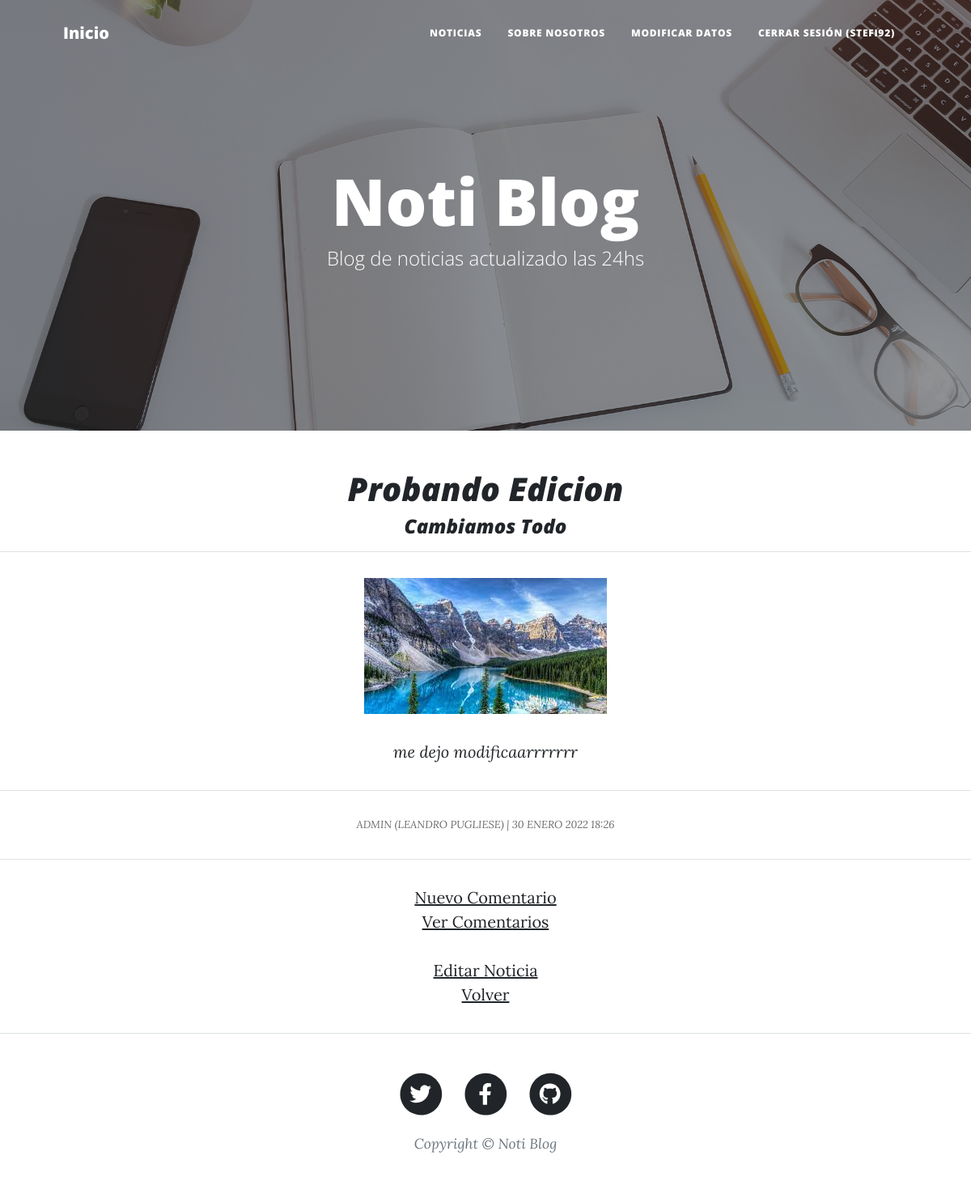
The app's page /PlayApp/admin-probando-permisos/ (signed in) with its own data.
### PlayApp/models.py (models this page shows, shortened)
class Usuario(AbstractBaseUser):
    TIPO_USUARIO = [
        ("ADMIN","Admin"),
        ("LECTOR","Lector"),
        ("AUTOR","Autor"),
    ]
    username = models.CharField(max_length=40, unique=True)
    nombre = models.CharField(max_length=40)
    apellido = models.CharField(max_length=40)
    email = models.EmailField(max_length=254, verbose_name="email", unique=True)
    tipo = models.CharField(max_length=6, choices=TIPO_USUARIO, default="")
    date_joined = models.DateTimeField(verbose_name="Fecha de Registro", auto_now_add=True)
    last_login = models.DateTimeField(verbose_name="Ultima Conexión", auto_now=True)
    is_admin = models.BooleanField(default=False)
    is_active = models.BooleanField(default=True)
    is_staff = models.BooleanField(default=False)
    is_superuser = models.BooleanField(default=False)
    USERNAME_FIELD = "username" #Buscar si se puede poner que sea nombre de usuario o email, que de la opcion de loguear ocn cualquiera de los dos.
    REQUIRED_FIELDS = ["nombre", "apellido", "email", "tipo"]
    objects = Manager_Usuario()
    def __str__(self):
        return f"{self.username}  ({self.nombre}  {self.apellido})"

class Publicacion(models.Model):
    titulo = models.CharField(max_length=50, null=False, blank=False)
    autor = models.ForeignKey(settings.AUTH_USER_MODEL, on_delete=models.CASCADE)
    subtitulo = models.CharField(max_length=100, null=False, blank=False)
    noticia = RichTextField(max_length=5000)
    imagen = models.ImageField(upload_to=upload_location, null=False, blank=False)
    fecha_publi= models.DateTimeField(auto_now_add=True, verbose_name="fecha publicación")
    fecha_actualizacion = models.DateTimeField(auto_now=True, verbose_name="fecha actualización")
    slug = models.SlugField(blank=True, unique=True)

### PlayApp/views.py (the view)
# urls.py: path("<slug>/", views.detalle_publicacion, name = "Detalle Publicaciones"),
@login_required
def detalle_publicacion(request, slug):
    contexto = {}
    publicacion = get_object_or_404(Publicacion, slug=slug)
    contexto['publicacion'] = publicacion
    return render(request, 'PlayApp/T04.3-publicaciones_detalle.html', contexto)

### PlayApp/Templates/PlayApp/T04.3-publicaciones_detalle.html
{% extends "PlayApp/T01-view.html" %}
{% load static %}
{% block ContenidoTemplate %}
<body style="text-align:center">
    <h1><i>{{ publicacion.titulo }}</i></h1>
    <h4><i>{{ publicacion.subtitulo }}</i></h4>
    <hr/>
    <p><i><img src="http://127.0.0.1:8000/PlayApp{{ publicacion.imagen.url }}" style="max-height:350px"></i></p>
    <p><i>{{ publicacion.noticia|safe }}</i></p>
    <hr/>
    <p style="color:dimgrey; font-size: 13px; text-transform: uppercase;"><i>{{ publicacion.autor }} | {{ publicacion.fecha_publi }}</i></p>
    <hr/>
    <p>
        <a href="{% url 'Crear Comentarios'  %}">Nuevo Comentario</a>
        <br>
        <a href="{% url 'Lista Comentarios'  %}">Ver Comentarios</a>
        <br><br>
        <a href="{% url 'Update Publicaciones' publicacion.slug %}">Editar Noticia</a>
        <br>
        <a href="{% url 'Publicaciones' %}">Volver</a>
    </p>
</body>
{% endblock %}

### PlayApp/Templates/PlayApp/T01-view.html (shortened to what this page needs)
<!DOCTYPE html>
<html lang="es">
    <head>
        {% load static %}
        <link href="{% static 'PlayApp/css/styles.css' %}" rel="stylesheet" />
    </head>
    <body>
        <nav class="navbar navbar-expand-lg navbar-light" id="mainNav">
            <div class="container px-4 px-lg-5">
                <a class="navbar-brand" href="{% url 'Inicio' %}">Inicio</a>
                <div class="collapse navbar-collapse" id="navbarResponsive">
                    <ul class="navbar-nav ms-auto py-4 py-lg-0">
                        <li class="nav-item"><a class="nav-link px-lg-3 py-3 py-lg-4" href="{% url 'Publicaciones' %}">Noticias</a></li>
                        <li class="nav-item"><a class="nav-link px-lg-3 py-3 py-lg-4" href="{% url 'Sobre Nosotros' %}">Sobre Nosotros</a></li>
                        {% if request.user.is_authenticated %}
                            <li class="nav-item"><a class="nav-link px-lg-3 py-3 py-lg-4" href="{% url 'Usuario Update' %}">Modificar Datos</a></li>
                            <li class="nav-item"><a class="nav-link px-lg-3 py-3 py-lg-4" href="{% url 'Usuario Logout' %}">Cerrar sesión ({{request.user.username}})</a></li>
                        {% else %}
                            <li class="nav-item"><a class="nav-link px-lg-3 py-3 py-lg-4" href="{% url 'Usuario' %}">Ingrese</a></li>
                        {% endif %}
                    </ul>
                </div>
            </div>
        </nav>
        <header class="masthead" style="background-image: url('/static/PlayApp/assets/img/home-bg.jpg' )">
            <div class="container position-relative px-4 px-lg-5">
                <div class="row gx-4 gx-lg-5 justify-content-center">
                    <div class="col-md-10 col-lg-8 col-xl-7">
                        <div class="site-heading">
                            <h1>Noti Blog</h1>
                            <span class="subheading">Blog de noticias actualizado las 24hs</span>
                        </div>
                    </div>
                </div>
            </div>
        </header>
       {% block ContenidoTemplate %}
       {% endblock %}
        <footer class="border-top">
            <div class="container px-4 px-lg-5">
                <div class="row gx-4 gx-lg-5 justify-content-center">
                    <div class="col-md-10 col-lg-8 col-xl-7">
                        <ul class="list-inline text-center">
                            <li class="list-inline-item">
                                <a href="#!">
                                    <span class="fa-stack fa-lg">
                                        <i class="fas fa-circle fa-stack-2x"></i>
                                        <i class="fab fa-twitter fa-stack-1x fa-inverse"></i>
                                    </span>
                                </a>
                            </li>
                            <li class="list-inline-item">
                                <a href="#!">
                                    <span class="fa-stack fa-lg">
                                        <i class="fas fa-circle fa-stack-2x"></i>
                                        <i class="fab fa-facebook-f fa-stack-1x fa-inverse"></i>
                                    </span>
                                </a>
                            </li>
                            <li class="list-inline-item">
                                <a href="#!">
                                    <span class="fa-stack fa-lg">
                                        <i class="fas fa-circle fa-stack-2x"></i>
                                        <i class="fab fa-github fa-stack-1x fa-inverse"></i>
                                    </span>
                                </a>
                            </li>
                        </ul>
                        <div class="small text-center text-muted fst-italic">Copyright &copy; Noti Blog</div>
                    </div>
                </div>
            </div>
        </footer>
    </body>
</html>

### records on screen
Usuario: user.username "STEFI92"
Publicacion: titulo "Probando Edicion", subtitulo "Cambiamos Todo", imagen (picture), noticia "me dejo modificaarrrrrrr", autor "ADMIN (LEANDRO PUGLIESE)", fecha_publi "30 ENERO 2022 18:26"
